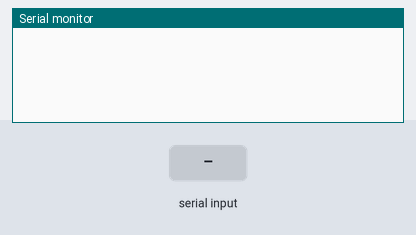
Bench run of a sketch on a simulated Arduino Mega 2560, built with avr-gcc and run on an emulated ATmega2560. Shown: the last lines printed to the serial monitor. The test bench sets the inputs (shaded band).

Above: at 1.2 s.
1.3 s: "1" received over the second serial link
At 3.1 s:
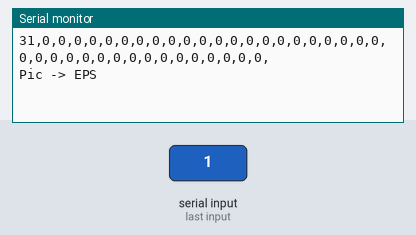
3.8 s: "0" received over the second serial link
At 5.2 s:
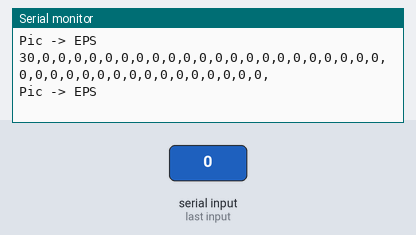
5.3 s: "2" received over the second serial link
At 7.4 s:
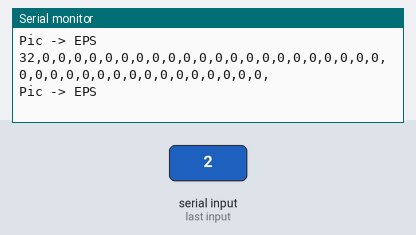

Measured:
- after the input at 1.3 s, the serial monitor: prints a new line after 1.0 s (image 1)
- after the input at 3.8 s, the serial monitor: prints a new line after 1.0 s (image 2)
- after the input at 5.3 s, the serial monitor: prints a new line after 1.0 s (image 3)

The sketch:

UNITE_Simplex_Data_Save.ino
```cpp
void setup() {
  Serial.begin(38400);
  Serial1.begin(38400);
  Serial2.begin(38400);
  Serial3.begin(38400);

}

byte simplexPackage[43];
byte picPackage[39];
char duplexHeader[6];
char duplexPackage[1000];
byte dupPicHeader[6];
char dupPicFileHeader[50];
byte dupPicPackage[1000];
void loop() {

  // Simplex
  if (Serial2.available()) {
    Serial2.readBytes(simplexPackage, 43);

    for (int i = 0; i < 43; i++) {
      Serial.print(simplexPackage[i], HEX);
      Serial.print(",");
      simplexPackage[i] = 0;
    }
    Serial.println();
    Serial.print("Simplex -> Pic");
    Serial.println();
  }


  // PIC - EPS
  if (Serial1.available()) {
    Serial1.readBytes(picPackage, 39);

    Serial.println();

    for (int i = 0; i < 39; i++) {
      Serial.print(picPackage[i], HEX);
      Serial.print(",");
    }
    Serial.println();

    Serial.print("Pic -> EPS");
    Serial.println();

  }

  // MOVED TO DIAG LOG ARDUINO SCRIPT
  /*
  // Duplex
  if (Serial2.available()) {
    Serial2.readBytes(duplexHeader, 6);

    int messageLength = duplexHeader[5] - 4;

    Serial2.readBytes(duplexPackage, messageLength);

    for (int i = 0; i < 6; i++) {
      Serial.print(duplexHeader[i], HEX);
      Serial.print(", ");
    }

    for (int i = 0; i < messageLength; i++) {
      Serial.print(duplexPackage[i]);
      Serial.print(", ");
    }

    Serial.print("Duplex");
    Serial.println();
  }


  // PIC - Duplex
  if (Serial3.available()) {
    Serial3.readBytes(dupPicHeader, 6);

    int picMessLength = dupPicHeader[5] - 4;

    Serial3.readBytes(dupPicPackage, picMessLength);

    for (int i = 0; i < 6; i++) {
      Serial.print(dupPicHeader[i], HEX);
      Serial.print(", ");
    }

    for (int i = 0; i < picMessLength; i++) {
      Serial.print(dupPicPackage[i], HEX);
      Serial.print(", ");
    }

    Serial.print("PIC - Duplex");
    Serial.println();

  }*/
}
```
